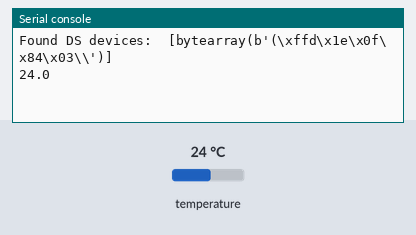
Recording of a program running on a simulated Raspberry Pi Pico running MicroPython. On the bench: the last lines printed to the serial console. The test bench sets the inputs (shaded band); at power-on: temperature 24 °C.

Above: at 1.2 s.
1.3 s: temperature set to 12 °C
At 4.2 s:
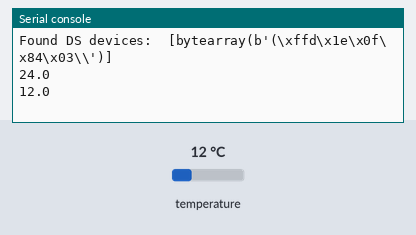
4.9 s: temperature set to 19 °C
At 7.2 s:
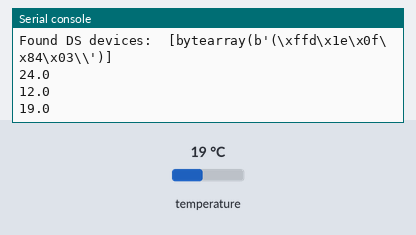
Timing chart, 0 to 8.7 s (numbered marks = the images above; inputs shaded):
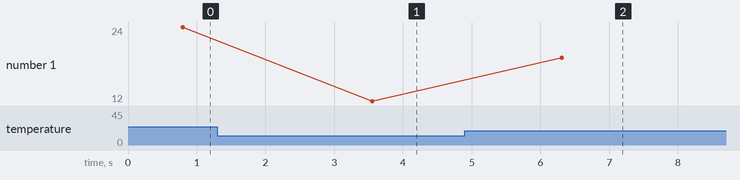

Measured:
- after the input at 1.3 s, the serial console: prints a new line after 2.3 s (image 1)
- after the input at 4.9 s, the serial console: prints a new line after 1.4 s (image 2)
- plotted number 1: 24 → 12 after the input at 1.3 s, 12 → 19 after the input at 4.9 s

The program:

ds18b20.py
```python
import machine, onewire, ds18x20, time
# ds18x20.py
# https://github.com/micropython/micropython/blob/master/drivers/onewire/ds18x20.py
# DHT11 PIO driver https://www.raspberrypi.org/forums/viewtopic.php?t=303606

ds_pin = machine.Pin(22)
ds_sensor = ds18x20.DS18X20(onewire.OneWire(ds_pin))

roms = ds_sensor.scan() # list of ds18x20 connected
print('Found DS devices: ', roms)

while True:
   ds_sensor.convert_temp() # initiates temp conversion
   time.sleep_ms(750) # min 750 ms for conversion
   print(round(ds_sensor.read_temp(roms[0]),2))
#    for rom in roms:
#        print(rom)
#        print(round(ds_sensor.read_temp(rom),2))
   time.sleep(2) # again after 2 s
```
